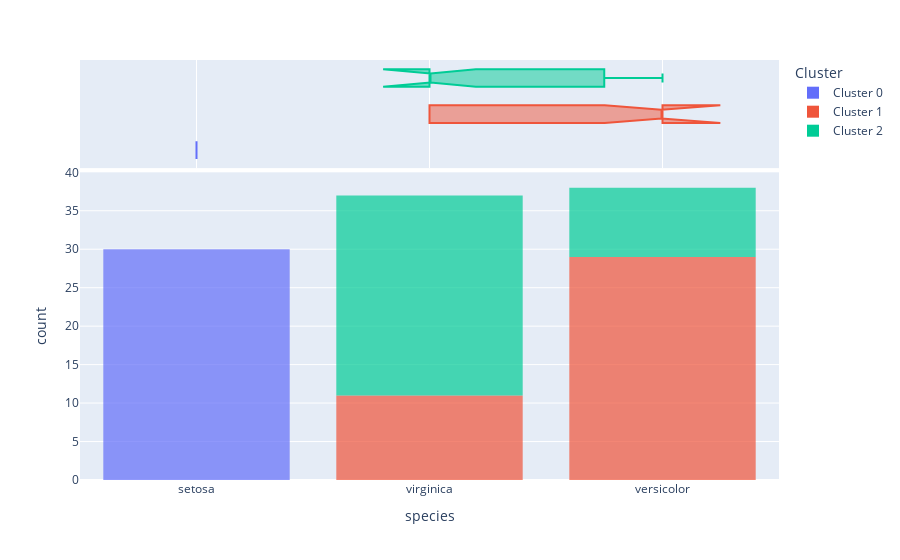

The cell this chart's notebook holds for it:
### Code cell
# plots
clustering.plot_model(
    model=clustering_model,
    plot='distribution',
    feature='species'
)

### Figure 1 — Plotly figure (JSON) as saved in the notebook; plotly's stock layout.template omitted (floating-point values rounded to 4 significant figures; data arrays with more than 128 entries replaced by an {"elided": "..."} marker saying what was removed)
{"data": [{"alignmentgroup": "True", "bingroup": "x", "hovertemplate": "Cluster=Cluster 0<br>species=%{x}<br>count=%{y}<extra></extra>", "legendgroup": "Cluster 0", "marker": {"color": "#636efa", "opacity": 0.7}, "name": "Cluster 0", "offsetgroup": "Cluster 0", "orientation": "v", "showlegend": true, "type": "histogram", "x": ["setosa", "setosa", "setosa", "setosa", "setosa", "setosa", "setosa", "setosa", "setosa", "setosa", "setosa", "setosa", "setosa", "setosa", "setosa", "setosa", "setosa", "setosa", "setosa", "setosa", "setosa", "setosa", "setosa", "setosa", "setosa", "setosa", "setosa", "setosa", "setosa", "setosa"], "xaxis": "x", "yaxis": "y"}, {"alignmentgroup": "True", "customdata": {"elided": "30x6 mixed values"}, "hovertemplate": "Cluster=%{customdata[5]}<br>species=%{customdata[4]}<br>sepal_length=%{customdata[0]}<br>sepal_width=%{customdata[1]}<br>petal_length=%{customdata[2]}<br>petal_width=%{customdata[3]}<extra></extra>", "legendgroup": "Cluster 0", "marker": {"color": "#636efa"}, "name": "Cluster 0", "notched": true, "offsetgroup": "Cluster 0", "showlegend": false, "type": "box", "x": ["setosa", "setosa", "setosa", "setosa", "setosa", "setosa", "setosa", "setosa", "setosa", "setosa", "setosa", "setosa", "setosa", "setosa", "setosa", "setosa", "setosa", "setosa", "setosa", "setosa", "setosa", "setosa", "setosa", "setosa", "setosa", "setosa", "setosa", "setosa", "setosa", "setosa"], "xaxis": "x2", "yaxis": "y2"}, {"alignmentgroup": "True", "bingroup": "x", "hovertemplate": "Cluster=Cluster 1<br>species=%{x}<br>count=%{y}<extra></extra>", "legendgroup": "Cluster 1", "marker": {"color": "#EF553B", "opacity": 0.7}, "name": "Cluster 1", "offsetgroup": "Cluster 1", "orientation": "v", "showlegend": true, "type": "histogram", "x": ["virginica", "virginica", "versicolor", "versicolor", "versicolor", "versicolor", "versicolor", "versicolor", "virginica", "virginica", "versicolor", "virginica", "versicolor", "virginica", "virginica", "versicolor", "versicolor", "versicolor", "versicolor", "versicolor", "versicolor", "virginica", "versicolor", "versicolor", "versicolor", "virginica", "versicolor", "versicolor", "versicolor", "versicolor", "virginica", "versicolor", "versicolor", "versicolor", "versicolor", "versicolor", "versicolor", "versicolor", "virginica", "versicolor"], "xaxis": "x", "yaxis": "y"}, {"alignmentgroup": "True", "customdata": {"elided": "40x6 mixed values"}, "hovertemplate": "Cluster=%{customdata[5]}<br>species=%{customdata[4]}<br>sepal_length=%{customdata[0]}<br>sepal_width=%{customdata[1]}<br>petal_length=%{customdata[2]}<br>petal_width=%{customdata[3]}<extra></extra>", "legendgroup": "Cluster 1", "marker": {"color": "#EF553B"}, "name": "Cluster 1", "notched": true, "offsetgroup": "Cluster 1", "showlegend": false, "type": "box", "x": ["virginica", "virginica", "versicolor", "versicolor", "versicolor", "versicolor", "versicolor", "versicolor", "virginica", "virginica", "versicolor", "virginica", "versicolor", "virginica", "virginica", "versicolor", "versicolor", "versicolor", "versicolor", "versicolor", "versicolor", "virginica", "versicolor", "versicolor", "versicolor", "virginica", "versicolor", "versicolor", "versicolor", "versicolor", "virginica", "versicolor", "versicolor", "versicolor", "versicolor", "versicolor", "versicolor", "versicolor", "virginica", "versicolor"], "xaxis": "x2", "yaxis": "y2"}, {"alignmentgroup": "True", "bingroup": "x", "hovertemplate": "Cluster=Cluster 2<br>species=%{x}<br>count=%{y}<extra></extra>", "legendgroup": "Cluster 2", "marker": {"color": "#00cc96", "opacity": 0.7}, "name": "Cluster 2", "offsetgroup": "Cluster 2", "orientation": "v", "showlegend": true, "type": "histogram", "x": ["virginica", "versicolor", "virginica", "virginica", "versicolor", "virginica", "versicolor", "virginica", "versicolor", "virginica", "versicolor", "virginica", "virginica", "virginica", "versicolor", "virginica", "virginica", "virginica", "versicolor", "versicolor", "virginica", "virginica", "virginica", "virginica", "virginica", "versicolor", "virginica", "virginica", "virginica", "virginica", "virginica", "virginica", "virginica", "virginica", "virginica"], "xaxis": "x", "yaxis": "y"}, {"alignmentgroup": "True", "customdata": {"elided": "35x6 mixed values"}, "hovertemplate": "Cluster=%{customdata[5]}<br>species=%{customdata[4]}<br>sepal_length=%{customdata[0]}<br>sepal_width=%{customdata[1]}<br>petal_length=%{customdata[2]}<br>petal_width=%{customdata[3]}<extra></extra>", "legendgroup": "Cluster 2", "marker": {"color": "#00cc96"}, "name": "Cluster 2", "notched": true, "offsetgroup": "Cluster 2", "showlegend": false, "type": "box", "x": ["virginica", "versicolor", "virginica", "virginica", "versicolor", "virginica", "versicolor", "virginica", "versicolor", "virginica", "versicolor", "virginica", "virginica", "virginica", "versicolor", "virginica", "virginica", "virginica", "versicolor", "versicolor", "virginica", "virginica", "virginica", "virginica", "virginica", "versicolor", "virginica", "virginica", "virginica", "virginica", "virginica", "virginica", "virginica", "virginica", "virginica"], "xaxis": "x2", "yaxis": "y2"}], "layout": {"barmode": "relative", "legend": {"title": {"text": "Cluster"}, "tracegroupgap": 0}, "margin": {"t": 60}, "xaxis": {"anchor": "y", "domain": [0, 1], "title": {"text": "species"}}, "xaxis2": {"anchor": "y2", "domain": [0, 1], "matches": "x", "showgrid": true, "showticklabels": false}, "yaxis": {"anchor": "x", "domain": [0, 0.7326], "title": {"text": "count"}}, "yaxis2": {"anchor": "x2", "domain": [0.7426, 1], "matches": "y2", "showgrid": false, "showline": false, "showticklabels": false, "ticks": ""}}}
